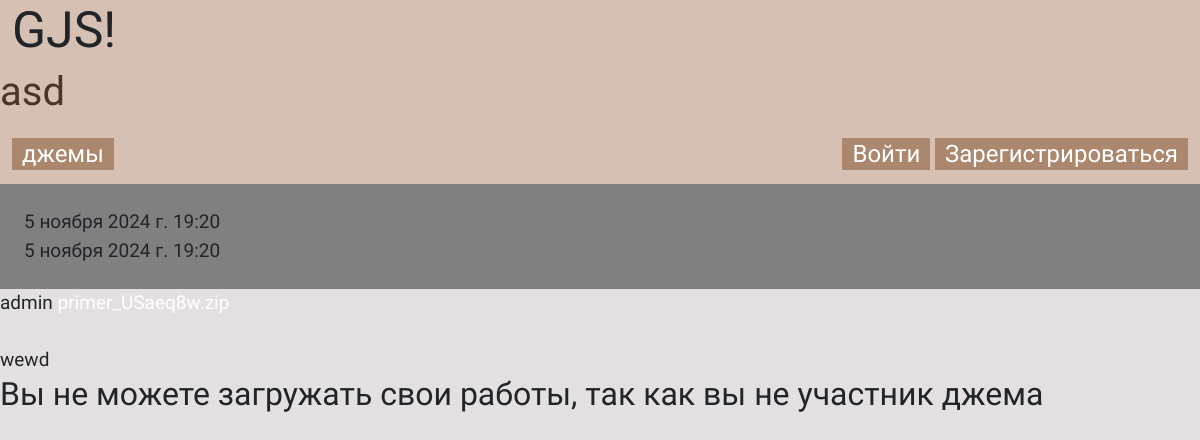
Before: /jams/bb5463ec-b2f4-4d36-99c8-3198cee46103/ with the older database file.
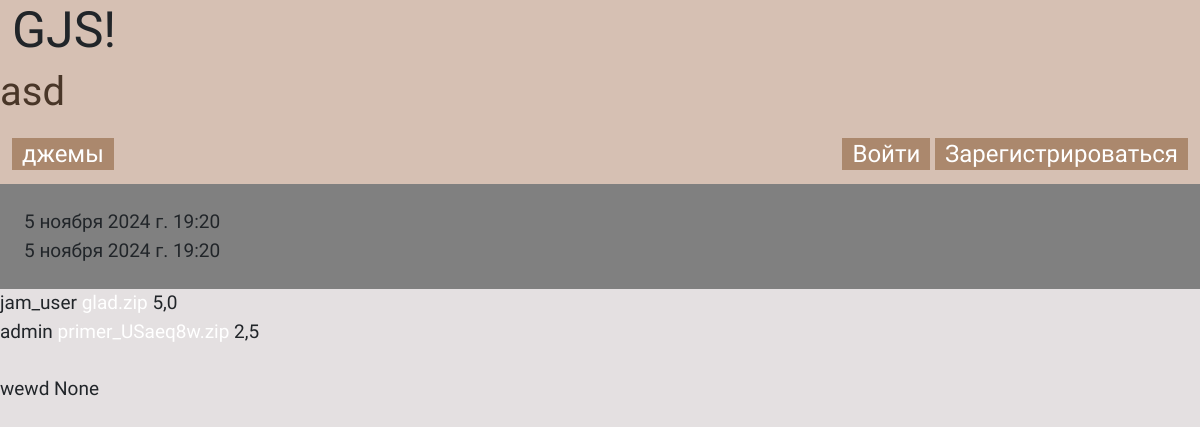
After: the same page with the newer database file.
### jams/models.py (models this page shows, shortened)
class UploadFile(models.Model):
    file = models.FileField(upload_to="zip_uploads/")
    uploaded_time = models.DateTimeField(auto_now_add=True)
    jam_uuid = models.ForeignKey(GameJams, on_delete=models.CASCADE)
    user = models.ForeignKey(User, on_delete=models.CASCADE)

class GameJams(models.Model):
    jam_status = [
        ("FN", "Завершён"),
        ("OG", "Идёт"),
        ("PR", "Подготовка")
    ]
    uuid = models.UUIDField(primary_key=True, default=uuid.uuid4, editable=False)
    title = models.CharField(max_length=255)
    date_start = models.DateTimeField()
    date_end = models.DateTimeField()
    theme = models.CharField(max_length=255)
    status = models.CharField(max_length=3, choices=jam_status)
    winner = models.OneToOneField(settings.AUTH_USER_MODEL, related_name="user_winner",
                                  on_delete=models.SET_NULL, blank=True, null=True)
    users = models.ManyToManyField(settings.AUTH_USER_MODEL, related_name="users",
                                   blank=True)

### users/models.py (models this page shows)
class User(AbstractUser):
    email = models.EmailField(unique=True, verbose_name="Электронная почта")

### jams/views.py (the view)
# urls.py: path('<uuid:uuid>/', views.GameJamDetail.as_view(), name='gamejam_detail'),
class GameJamDetail(DetailView):
    model = GameJams
    template_name = 'pages/jams_pages/gamejam_detail.html'
    context_object_name = "gamejam_detail"
    def get_context_data(self, **kwargs):
        context = super().get_context_data(**kwargs)
        already_checked_users = []
        already_checked_games = []
        for game in UploadFile.objects.filter(jam_uuid=self.object.uuid).order_by('-uploaded_time'):
            if game.user.id not in already_checked_users:
                already_checked_users.append(game.user.id)
                already_checked_games.append(game)
        context["user_games"] = already_checked_games
        if self.object.status == 'FN':
            context["user_avg_rating"] = count_final_rating(self.object.uuid)
        return context
    def get_object(self, queryset=None):
        return GameJams.objects.get(uuid=self.kwargs.get("uuid"))

### jams/views.py (called while the page is built)
def count_final_rating(uuid):
    ratings_jam = RatingUserJam.objects.filter(jam_uuid=uuid)
    user_avg_rating = []
    seen_users = set()
    for rating in ratings_jam:
        user_id = rating.user.id
        if user_id not in seen_users:
            seen_users.add(user_id)
            user_ratings = ratings_jam.filter(user=rating.user.id)
            average = user_ratings.aggregate(Avg('stars'))['stars__avg']
            user_avg_rating.append({
                'username': rating.user.username,
                'avg_rating': average
            })
    return user_avg_rating

### templates/pages/jams_pages/gamejam_detail.html (shortened to what this page needs)
{% extends 'base.html' %}
{% block headercontent %}
<div class="div-header">
    <div class="container-title">
        <h1>{{gamejam_detail.title}}</h1>
    </div>
</div>
<div class="profile-header">
    <div>
        <a href="{% url 'jams_list' %}" class="a-button">джемы</a>
    </div>
    <div>
        {% if request.user.is_authenticated %}
            <a href="{% url 'profile_detail' request.user.username %}" class="a-button">{{request.user.username}}</a>
        {% else %}
            <a href="{% url 'login' %}" class="a-button">Войти</a>
            <a href="{% url 'regist' %}" class="a-button">Зарегистрироваться</a>
        {% endif %}
    </div>
</div>
{% endblock %}
{% block content %}
<div class="jam-container">
    <div class="container-date">
        {{gamejam_detail.date_start}}
        <br>
        {{gamejam_detail.date_end}}
    </div>
    {% for user_game in user_games %}
        {{ user_game.user.username }}
        <a href="{% url 'download_file' gamejam_detail.uuid user_game.id %}">
            {{user_game.file.name|slice:"12:"}}</a>
        {% if gamejam_detail.status == 'FN' %}
            {% for rating in user_avg_rating %}
                {% if rating.username == user_game.user.username %}
                    {{ rating.avg_rating }}
                {% endif %}
            {% endfor %}
        {% endif %}
        <br>
    {% endfor %}
    <br>
    {% if gamejam_detail.status == 'FN' %}
        {{gamejam_detail.theme}}
        {{gamejam_detail.winner}}
    {% endif %}
    {% if gamejam_detail.status == 'OG' %}
        {{gamejam_detail.theme}}
        {% if request.user in gamejam_detail.users.all %}
        <form action="{% url 'upload-game' gamejam_detail.uuid %}" method="post" enctype="multipart/form-data">
            {% csrf_token %}
            <input type="file" name="game">
            <input type="hidden" name="jam_uuid" value="{{gamejam_detail.uuid}}">
            <button type="submit" class="btn btn-secondary">Отправить</button>
        </form>
        {% else %}
        <h2>Вы не можете загружать свои работы, так как вы не участник джема</h2>
        {% endif %}
    {% endif %}
</div>
{% endblock %}

Changed rows visible on the page:
changed GameJams "asd": status "OG" → "FN" (drawn); winner (not shown) → "None"
added UploadFile: user.username "jam_user", file.name "glad.zip", avg_rating "5,0"
Other visible differences:
new list line: "2,5"
text no longer shown: "Вы не можете загружать свои работы, так как вы не участник джема"
